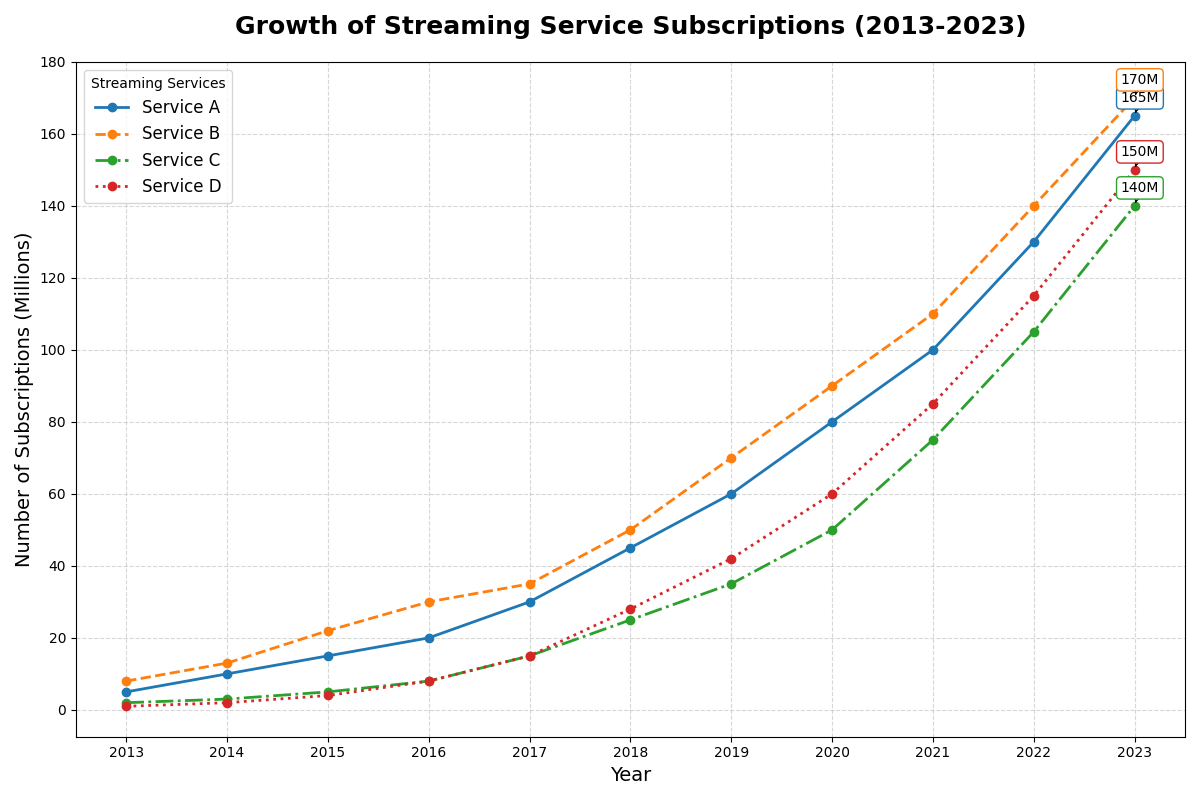

Source code (Python):
import matplotlib.pyplot as plt
import numpy as np

# Backstory: Tracking the Growth of Streaming Service Subscriptions
# Over the past decade (2013-2023), several streaming services have seen exponential growth in their user base.
# This analysis compares the growth trajectories of four prominent streaming services.

# Define the topic and data for the line chart
years = np.arange(2013, 2024)

# Subscription numbers (millions) for different services
service_a = np.array([5, 10, 15, 20, 30, 45, 60, 80, 100, 130, 165])
service_b = np.array([8, 13, 22, 30, 35, 50, 70, 90, 110, 140, 170])
service_c = np.array([2, 3, 5, 8, 15, 25, 35, 50, 75, 105, 140])
service_d = np.array([1, 2, 4, 8, 15, 28, 42, 60, 85, 115, 150])

# Set up the plot
fig, ax = plt.subplots(figsize=(12, 8))

# Plot the data
line_styles = ['-', '--', '-.', ':']
services = [service_a, service_b, service_c, service_d]
labels = ['Service A', 'Service B', 'Service C', 'Service D']
colors = ['#1f77b4', '#ff7f0e', '#2ca02c', '#d62728']

for service, label, linestyle, color in zip(services, labels, line_styles, colors):
    ax.plot(years, service, label=label, linestyle=linestyle, color=color, linewidth=2, marker='o', markersize=6)

# Customize the plot
ax.set_title('Growth of Streaming Service Subscriptions (2013-2023)', fontsize=18, fontweight='bold', pad=20)
ax.set_xlabel('Year', fontsize=14)
ax.set_ylabel('Number of Subscriptions (Millions)', fontsize=14)
ax.set_xticks(years)
ax.set_yticks(np.arange(0, 181, 20))
ax.grid(True, linestyle='--', alpha=0.5)

# Add annotations for the peak year
for service, label, color in zip(services, labels, colors):
    peak_year = 2013 + np.argmax(service)
    peak_value = max(service)
    ax.annotate(f'{peak_value}M', xy=(peak_year, peak_value), xytext=(-10, 10),
                textcoords='offset points', fontsize=10,
                arrowprops=dict(facecolor=color, arrowstyle='->'),
                bbox=dict(facecolor='white', edgecolor=color, boxstyle='round,pad=0.3'))

# Set up the legend
ax.legend(loc='upper left', fontsize=12, title='Streaming Services')

# Adjust layout to prevent overlap
plt.tight_layout()

# Show the plot
plt.show()
